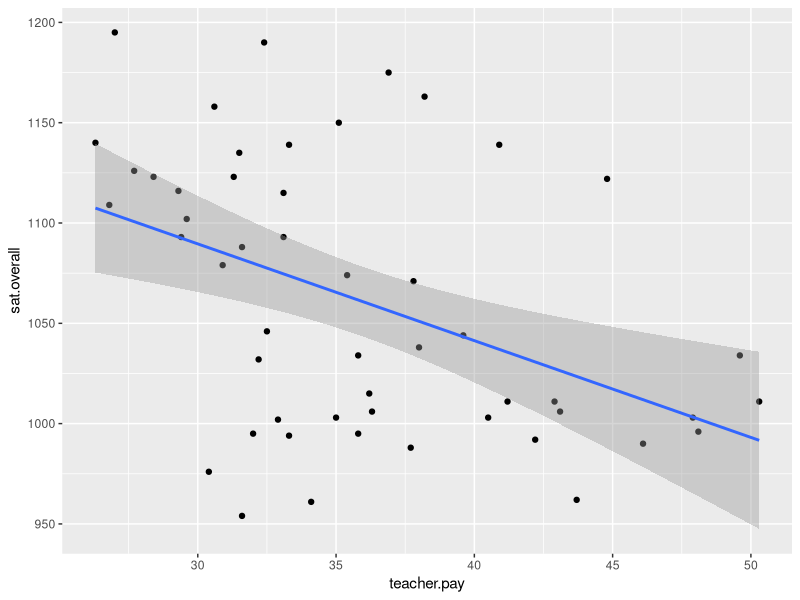
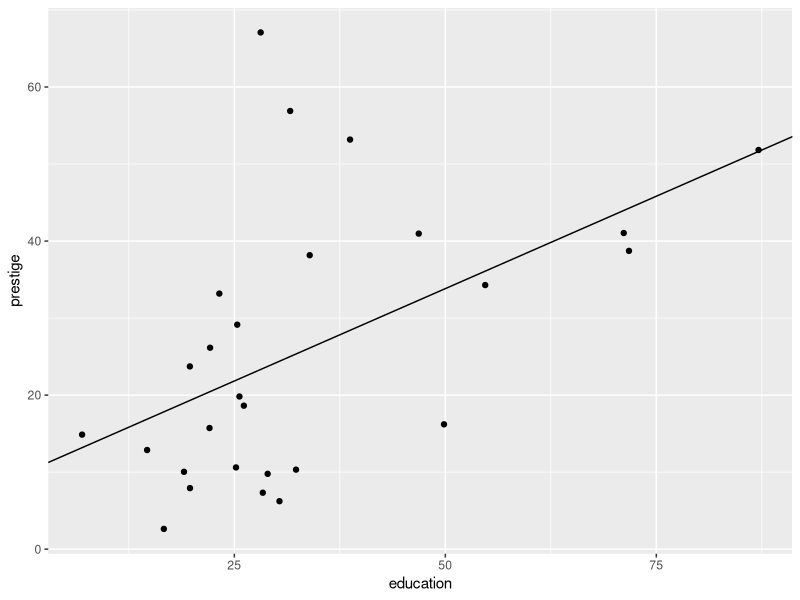
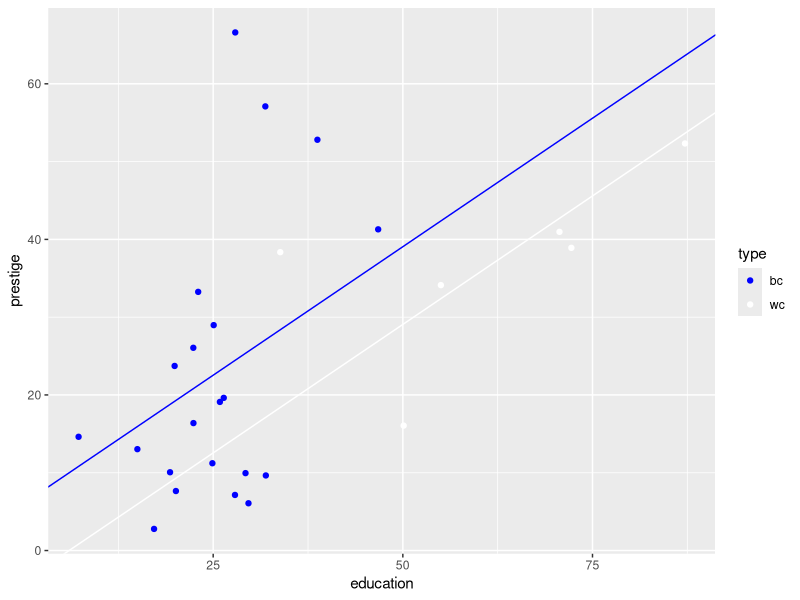
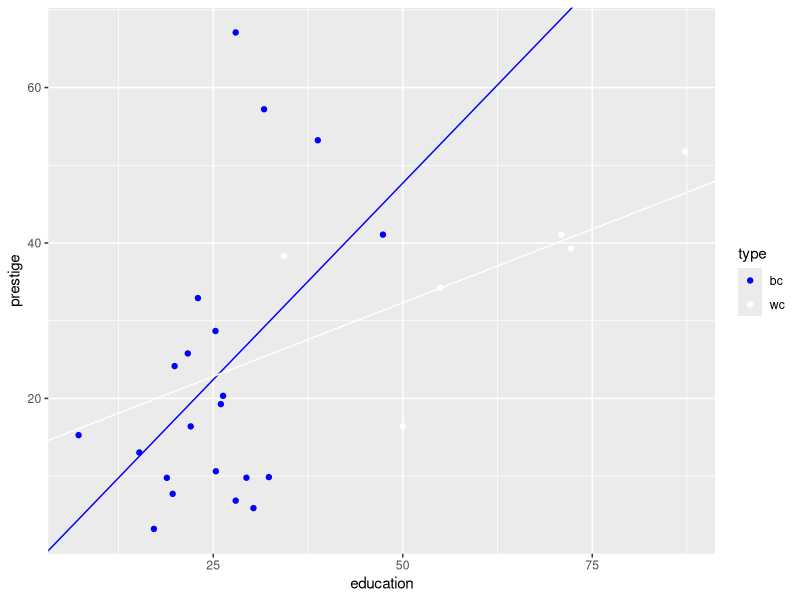

These figures' R source, in order:
## ---- chunk 1
library(dplyr)
data <- read.table("data/States.txt", header=TRUE)
# now clean up a bit
data <- rename(data, sat.verbal = satVerbal)
data <- rename(data, sat.math = satMath)
data <- rename(data, percent.taking = percentTaking)
data <- rename(data, percent.no.hs = percentNoHS)
data <- rename(data, teacher.pay = teacherPay)

# not good to have state as a rowname
data$state <- rownames(data)
rownames(data) <- NULL
data <- tbl_df(data)
## ---- chunk 2
data <- mutate(data, sat.overall = sat.verbal + sat.math)
library(ggplot2)
p  <- ggplot(data, aes(x = teacher.pay, y = sat.overall))
p + geom_point() + stat_smooth(method = "lm")
## ---- chunk 3
fit <- lm(sat.overall ~ teacher.pay, data = data)
library(broom)
tidy(fit)
## ---- chunk 4
data.aug <- augment(fit, data)
head(data.aug)
## ---- chunk 5
data.aug <- arrange(data.aug, desc(.fitted))
head(data.aug)
## ---- chunk 6
fit <- lm(sat.overall ~ teacher.pay + percent.taking, data = data)
tidy(fit)
## ---- chunk 7
data <- read.table("data/Duncan.txt", header=TRUE)
data$state <- rownames(data)
rownames(data) <- NULL
data <- tbl_df(data)
data <- filter(data, type %in% c("wc", "bc"))
## ---- chunk 8
fit <- lm(prestige ~ education, data=data)
fit.df <- tidy(fit)
print(fit.df)
## ---- chunk 9
inter <- as.numeric(filter(fit.df, term=="(Intercept)") %>%
                    select(estimate))
slope <- as.numeric(filter(fit.df, term=="education") %>%
                    select(estimate))

p <- ggplot(data, aes(x=education, y=prestige))
p + geom_jitter() + 
  geom_abline(intercept = inter, slope = slope)
## ---- chunk 10
data <- mutate(data, bc = as.numeric(type=="bc"))
fit <- lm(prestige ~ education + bc, data=data)
fit.df <- tidy(fit)
print(fit.df)
## ---- chunk 11
inter.wc <- as.numeric(filter(fit.df, term=="(Intercept)") %>%
                    select(estimate))
inter.bc <- inter.wc + as.numeric(filter(fit.df, term=="bc") %>%
                                  select(estimate))

slope <- as.numeric(filter(fit.df, term=="education") %>%
                    select(estimate))

p <- ggplot(data, aes(x=education, y=prestige, colour=type))
p + geom_jitter() + 
  scale_color_manual(values = c("blue", "white")) +
  geom_abline(intercept = inter.bc, slope = slope, col="blue") + 
  geom_abline(intercept = inter.wc, slope = slope, col="white")
## ---- chunk 12
fit.2 <- lm(prestige ~ education + bc + bc:education, data=data)
tidy(fit.2)
## ---- chunk 13
fit <- lm(prestige ~ education + bc + bc:education, data=data)
fit.df <- tidy(fit)

inter.wc <- as.numeric(filter(fit.df, term=="(Intercept)") %>%
                         select(estimate))
inter.bc <- inter.wc + as.numeric(filter(fit.df, term=="bc") %>%
                                        select(estimate))
slope.wc <- as.numeric(filter(fit.df, term=="education") %>%
                      select(estimate))
slope.bc <- slope.wc + as.numeric(filter(fit.df, term=="education:bc") %>% 
                                          select(estimate))

p <- ggplot(data, aes(x=education, y=prestige, colour=type))
p + geom_jitter() + 
  scale_color_manual(values = c("blue", "white")) +
  geom_abline(intercept = inter.bc, slope = slope.bc, col="blue") + 
  geom_abline(intercept = inter.wc, slope = slope.wc, col="white")
## ---- chunk 14
sessionInfo()
